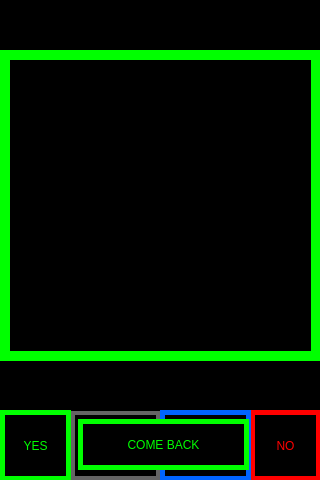
<?xml version="1.0" encoding="UTF-8"?>
<ui version="4.0">
 <class>Widget</class>
 <widget class="QWidget" name="Widget">
  <property name="geometry">
   <rect>
    <x>0</x>
    <y>0</y>
    <width>320</width>
    <height>480</height>
   </rect>
  </property>
  <property name="windowTitle">
   <string>Widget</string>
  </property>
  <property name="styleSheet">
   <string notr="true">background-color: rgb(0, 0, 0);</string>
  </property>
  <widget class="QPushButton" name="pushButton">
   <property name="geometry">
    <rect>
     <x>70</x>
     <y>410</y>
     <width>91</width>
     <height>71</height>
    </rect>
   </property>
   <property name="styleSheet">
    <string notr="true">color: rgb(100, 100, 100);
font: 75 italic 17pt &quot;PibotoLt&quot;;
border:5px solid rgb(100,100,100);</string>
   </property>
   <property name="text">
    <string>ADD</string>
   </property>
  </widget>
  <widget class="QLabel" name="time">
   <property name="geometry">
    <rect>
     <x>0</x>
     <y>0</y>
     <width>81</width>
     <height>51</height>
    </rect>
   </property>
   <property name="styleSheet">
    <string notr="true">color: rgb(0, 255, 0);
font:18pt &quot;Quicksand&quot;;</string>
   </property>
   <property name="text">
    <string/>
   </property>
  </widget>
  <widget class="QPlainTextEdit" name="id">
   <property name="geometry">
    <rect>
     <x>0</x>
     <y>360</y>
     <width>321</width>
     <height>51</height>
    </rect>
   </property>
   <property name="autoFillBackground">
    <bool>true</bool>
   </property>
   <property name="styleSheet">
    <string notr="true">font: 75 30pt &quot;Quicksand&quot;;</string>
   </property>
  </widget>
  <widget class="QLabel" name="label">
   <property name="geometry">
    <rect>
     <x>-50</x>
     <y>50</y>
     <width>371</width>
     <height>301</height>
    </rect>
   </property>
   <property name="text">
    <string/>
   </property>
  </widget>
  <widget class="QLabel" name="true_2">
   <property name="geometry">
    <rect>
     <x>80</x>
     <y>0</y>
     <width>241</width>
     <height>51</height>
    </rect>
   </property>
   <property name="styleSheet">
    <string notr="true">
color: rgb(0, 255, 0);
font: 18pt &quot;Quicksand&quot;;</string>
   </property>
   <property name="text">
    <string/>
   </property>
  </widget>
  <widget class="QLabel" name="boder">
   <property name="geometry">
    <rect>
     <x>0</x>
     <y>50</y>
     <width>321</width>
     <height>311</height>
    </rect>
   </property>
   <property name="styleSheet">
    <string notr="true">
border:10px solid rgb(0,255,0);</string>
   </property>
   <property name="text">
    <string/>
   </property>
  </widget>
  <widget class="QPushButton" name="yes">
   <property name="geometry">
    <rect>
     <x>0</x>
     <y>410</y>
     <width>71</width>
     <height>71</height>
    </rect>
   </property>
   <property name="styleSheet">
    <string notr="true">color: rgb(0, 255, 0);
font: 75 italic 30pt &quot;PibotoLt&quot;;
border:5px solid rgb(0,255,0);</string>
   </property>
   <property name="text">
    <string>YES</string>
   </property>
  </widget>
  <widget class="QPushButton" name="no">
   <property name="geometry">
    <rect>
     <x>250</x>
     <y>410</y>
     <width>71</width>
     <height>71</height>
    </rect>
   </property>
   <property name="styleSheet">
    <string notr="true">color: rgb(255, 0, 0);
font: 75 italic 30pt &quot;PibotoLt&quot;;
border:5px solid rgb(255,0,0);</string>
   </property>
   <property name="text">
    <string>NO</string>
   </property>
  </widget>
  <widget class="QPushButton" name="fp">
   <property name="geometry">
    <rect>
     <x>160</x>
     <y>410</y>
     <width>91</width>
     <height>71</height>
    </rect>
   </property>
   <property name="styleSheet">
    <string notr="true">color: rgb(0, 100, 255);
font: 75 italic 15pt &quot;PibotoLt&quot;;
border:5px solid rgb(0,100,255);</string>
   </property>
   <property name="text">
    <string>FP</string>
   </property>
  </widget>
  <widget class="QPushButton" name="comeBack">
   <property name="geometry">
    <rect>
     <x>78</x>
     <y>419</y>
     <width>171</width>
     <height>51</height>
    </rect>
   </property>
   <property name="styleSheet">
    <string notr="true">color: rgb(0, 255, 0);
font: 75 italic 20pt &quot;PibotoLt&quot;;
border:5px solid rgb(0,255,0);</string>
   </property>
   <property name="text">
    <string>COME BACK</string>
   </property>
  </widget>
 </widget>
 <layoutdefault spacing="6" margin="11"/>
 <resources/>
 <connections/>
</ui>
